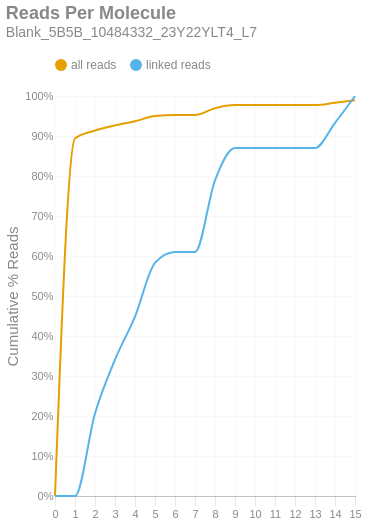

Write notebook code for a chart like this one.
### Markdown cell above
### Reads per Molecule
This chart shows the cumulative distribution of the number of reads per linked molecule. That is, how many alignments are associated with a unique molecule. This excludes the number of reads associated with invalid or absent linked-read barcodes. The `linked` histogram is the percentages recalculated when disregarding singletons.

### Code cell
if SKIPLR:
    print_html(f"Skipped")
else:
    counts = np.bincount(valids['reads'].cast(pl.Int64).to_numpy())
    weighted = counts * np.arange(len(counts))
    all_perc = weighted / n_reads
    linked_perc = weighted / n_linked_reads
    linked_perc[1] = 0
    binned_df = pl.DataFrame({
        'readsper': list(range(len(counts))),
        'all reads (cumsum)': np.cumsum(all_perc).tolist(),
        'linked reads (cumsum)': np.cumsum(linked_perc).tolist(),
    })

    with SafeRender(binned_df):
        (
            density_plot(binned_df, 'Reads Per Molecule', samplename, 'readspmol')
            .encode(
                x=alt.X('readsper:O', title=None).axis(labelAngle=0).scale(padding=0),
                y=alt.Y('value:Q', title='Cumulative % Reads').axis(format='%').stack(False),
                color=alt.Color("key:N").scale(domain=["all reads", "linked reads"]),
                tooltip=[
                    alt.Tooltip("key:N", title="Data Type"),
                    alt.Tooltip("readsper:O", title="Reads Per Molecule"),
                    alt.Tooltip("value:Q", format=".2%", title="% Reads (Cum.)")
                ]            
            )
        ).display()

### Figure 1 — Vega-Lite specification as saved in the notebook (floating-point values rounded to 4 significant figures)
{"width": "container", "height": 400, "config": {"title": {"anchor": "start", "dy": -15, "fontSize": 18, "color": "#888888", "subtitleColor": "#888888", "subtitleFontSize": 14}, "arc": {"fill": "#0072B2"}, "axis": {"domainColor": "#888888", "domainWidth": 0.5, "gridWidth": 0.2, "grid": false, "titleFontWeight": 400, "titleFontSize": 15, "labelFontSize": 11, "labelColor": "#888888", "tickColor": "#888888", "tickWidth": 0.2, "titleColor": "#888888"}, "axisBand": {"grid": false}, "axisX": {"grid": true, "tickSize": 10, "domainCap": "round"}, "axisY": {"domain": false, "grid": true, "tickSize": 0, "domainCap": "round"}, "background": "transparent", "header": {"labelFontSize": 15, "labelColor": "#888888", "titleFontSize": 15, "titleFontWeight": 600, "titleColor": "#888888"}, "legend": {"labelFont": "sans-serif", "labelFontSize": 12, "labelColor": "#888888", "symbolSize": 100, "symbolType": "circle", "titleFontSize": 12, "titlePadding": 10, "titleColor": "#888888", "title": null, "orient": "top"}, "range": {"category": ["#E69F00", "#56B4E9", "#009E73", "#F0E442", "#0072B2", "#D55E00", "#CC79A7", "#000000"], "diverging": ["#cfe8f3", "#a2d4ec", "#73bfe2", "#46abdb", "#1696d2", "#12719e"]}, "area": {"fill": "#0072B2", "fillOpacity": 0.7, "line": true, "strokeOpacity": 0.7}, "line": {"color": "#0072B2", "stroke": "#0072B2", "strokeWidth": 2}, "trail": {"color": "#0072B2", "stroke": "#0072B2", "strokeWidth": 0, "size": 1}, "point": {"filled": true, "fillOpacity": 1.0, "size": 95}, "text": {"color": "#888888", "fontSize": 11, "align": "right", "fontWeight": 400, "size": 11}, "bar": {"fill": "#0072B2", "stroke": null}, "view": {"stroke": null, "continuousWidth": 660, "continuousHeight": 400}}, "data": {"name": "data-dffb9f71b2d02d6e6c1f210cdb53da87"}, "mark": {"type": "line", "interpolate": "monotone", "point": {"opacity": 0, "size": 275}}, "encoding": {"color": {"field": "key", "scale": {"domain": ["all reads", "linked reads"]}, "type": "nominal"}, "tooltip": [{"field": "key", "title": "Data Type", "type": "nominal"}, {"field": "readsper", "title": "Reads Per Molecule", "type": "ordinal"}, {"field": "value", "format": ".2%", "title": "% Reads (Cum.)", "type": "quantitative"}], "x": {"axis": {"labelAngle": 0}, "field": "readsper", "scale": {"padding": 0}, "title": null, "type": "ordinal"}, "y": {"axis": {"format": "%"}, "field": "value", "stack": false, "title": "Cumulative % Reads", "type": "quantitative"}}, "params": [{"name": "param_c36ac31b6afebe62", "select": {"type": "point", "fields": ["key"]}, "bind": "legend"}], "title": {"text": "Reads Per Molecule", "subtitle": "Blank_5B5B_10484332_23Y22YLT4_L7"}, "transform": [{"fold": ["all reads (cumsum)", "linked reads (cumsum)"]}, {"calculate": "replace(datum.key, ' (cumsum)', '')", "as": "key"}, {"filter": {"param": "param_c36ac31b6afebe62"}}], "usermeta": {"embedOptions": {"downloadFileName": "Blank_5B5B_10484332_23Y22YLT4_L7.readspmol"}}, "$schema": "https://vega.github.io/schema/vega-lite/v6.4.1.json", "datasets": {"data-dffb9f71b2d02d6e6c1f210cdb53da87": [{"readsper": 0, "all reads (cumsum)": 0.0, "linked reads (cumsum)": 0.0}, {"readsper": 1, "all reads (cumsum)": 0.8939, "linked reads (cumsum)": 0.0}, {"readsper": 2, "all reads (cumsum)": 0.9137, "linked reads (cumsum)": 0.2063}, {"readsper": 3, "all reads (cumsum)": 0.9266, "linked reads (cumsum)": 0.3408}, {"readsper": 4, "all reads (cumsum)": 0.9369, "linked reads (cumsum)": 0.4484}, {"readsper": 5, "all reads (cumsum)": 0.9498, "linked reads (cumsum)": 0.583}, {"readsper": 6, "all reads (cumsum)": 0.9523, "linked reads (cumsum)": 0.6099}, {"readsper": 7, "all reads (cumsum)": 0.9523, "linked reads (cumsum)": 0.6099}, {"readsper": 8, "all reads (cumsum)": 0.9695, "linked reads (cumsum)": 0.7892}, {"readsper": 9, "all reads (cumsum)": 0.9772, "linked reads (cumsum)": 0.87}, {"readsper": 10, "all reads (cumsum)": 0.9772, "linked reads (cumsum)": 0.87}, {"readsper": 11, "all reads (cumsum)": 0.9772, "linked reads (cumsum)": 0.87}, {"readsper": 12, "all reads (cumsum)": 0.9772, "linked reads (cumsum)": 0.87}, {"readsper": 13, "all reads (cumsum)": 0.9772, "linked reads (cumsum)": 0.87}, {"readsper": 14, "all reads (cumsum)": 0.9833, "linked reads (cumsum)": 0.9327}, {"readsper": 15, "all reads (cumsum)": 0.9897, "linked reads (cumsum)": 1.0}]}}
